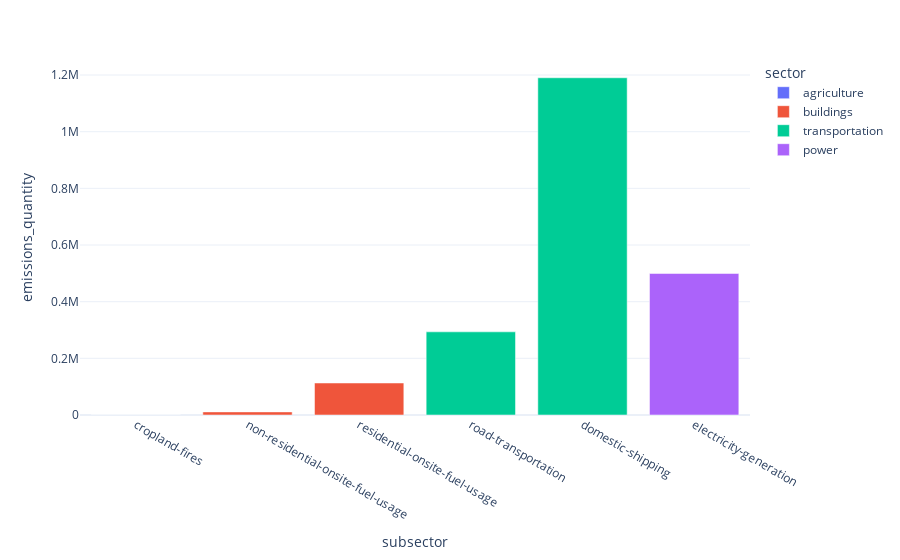

Notebook code cell kept with this figure:
### Code cell
import plotly.io
plotly.io.templates.default = "plotly_white"
import plotly.express as px

px.bar(
gadm_biz_data.filter(c_year == 2024).sort(by=c_emissions_quantity),
    x="subsector",
    y="emissions_quantity",
    color="sector"
)

### Figure 1 — Plotly figure (JSON) as saved in the notebook; plotly's stock layout.template omitted (floating-point values rounded to 4 significant figures)
{"data": [{"alignmentgroup": "True", "hovertemplate": "sector=agriculture<br>subsector=%{x}<br>emissions_quantity=%{y}<extra></extra>", "legendgroup": "agriculture", "marker": {"color": "#636efa", "pattern": {"shape": ""}}, "name": "agriculture", "offsetgroup": "agriculture", "orientation": "v", "showlegend": true, "textposition": "auto", "type": "bar", "x": ["cropland-fires"], "xaxis": "x", "y": [0.005514], "yaxis": "y"}, {"alignmentgroup": "True", "hovertemplate": "sector=buildings<br>subsector=%{x}<br>emissions_quantity=%{y}<extra></extra>", "legendgroup": "buildings", "marker": {"color": "#EF553B", "pattern": {"shape": ""}}, "name": "buildings", "offsetgroup": "buildings", "orientation": "v", "showlegend": true, "textposition": "auto", "type": "bar", "x": ["non-residential-onsite-fuel-usage", "residential-onsite-fuel-usage"], "xaxis": "x", "y": [10950.0, 112900.0], "yaxis": "y"}, {"alignmentgroup": "True", "hovertemplate": "sector=transportation<br>subsector=%{x}<br>emissions_quantity=%{y}<extra></extra>", "legendgroup": "transportation", "marker": {"color": "#00cc96", "pattern": {"shape": ""}}, "name": "transportation", "offsetgroup": "transportation", "orientation": "v", "showlegend": true, "textposition": "auto", "type": "bar", "x": ["road-transportation", "domestic-shipping"], "xaxis": "x", "y": [293600.0, 1190000.0], "yaxis": "y"}, {"alignmentgroup": "True", "hovertemplate": "sector=power<br>subsector=%{x}<br>emissions_quantity=%{y}<extra></extra>", "legendgroup": "power", "marker": {"color": "#ab63fa", "pattern": {"shape": ""}}, "name": "power", "offsetgroup": "power", "orientation": "v", "showlegend": true, "textposition": "auto", "type": "bar", "x": ["electricity-generation"], "xaxis": "x", "y": [499570], "yaxis": "y"}], "layout": {"autosize": true, "barmode": "relative", "legend": {"title": {"text": "sector"}, "tracegroupgap": 0}, "margin": {"t": 60}, "xaxis": {"anchor": "y", "autorange": true, "domain": [0, 1], "range": [-0.5, 5.5], "title": {"text": "subsector"}, "type": "category"}, "yaxis": {"anchor": "x", "autorange": true, "domain": [0, 1], "range": [0, 1253000.0], "title": {"text": "emissions_quantity"}, "type": "linear"}}}
